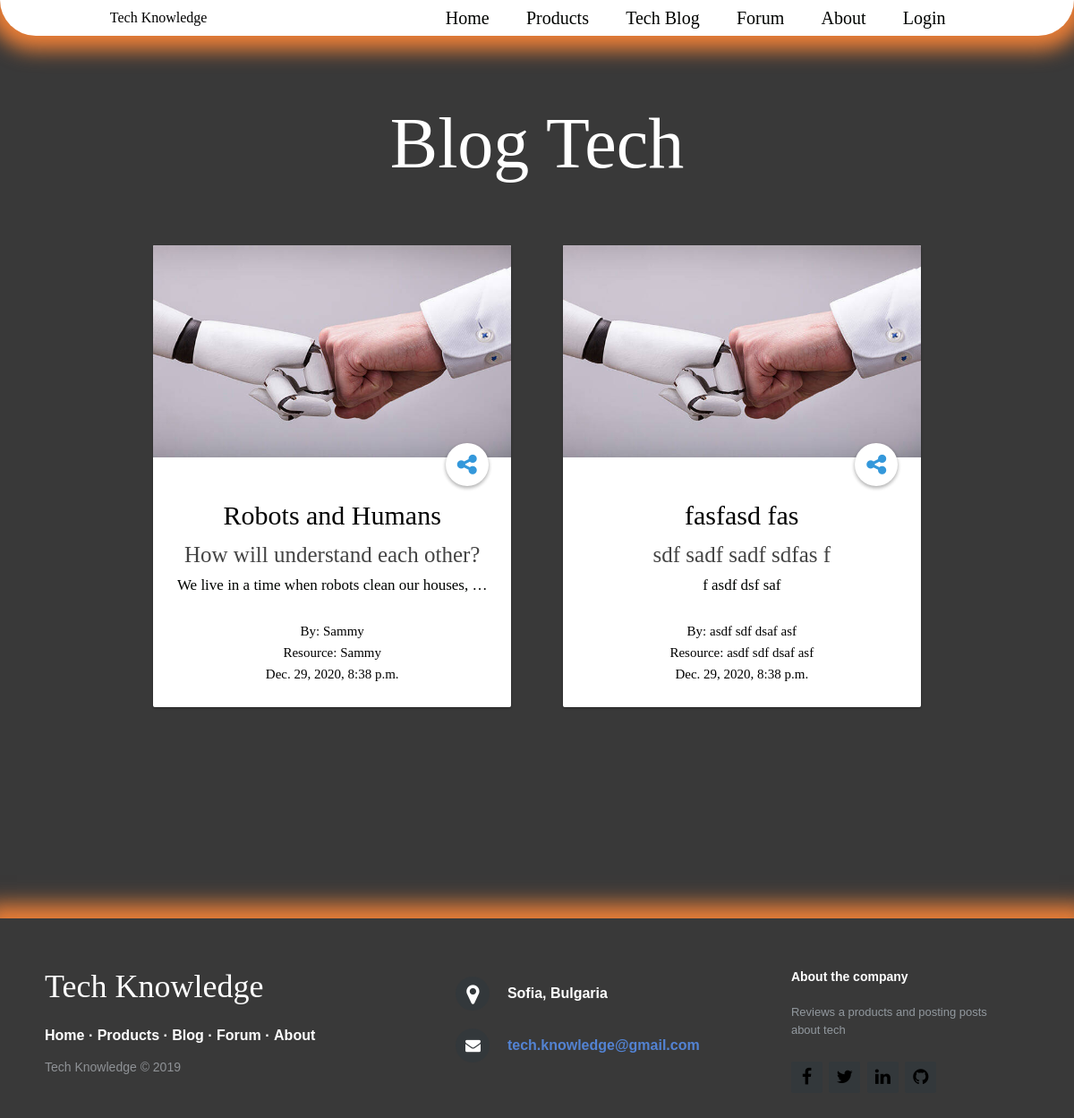
Screenshot of /blog/ with the database file from the repository.
### blog_app/models.py (models this page shows)
class Blog(models.Model):
    post_image = models.ImageField(upload_to='post_image')
    title = models.CharField(max_length=30)
    description = models.TextField()
    content = models.TextField()
    date = datetime.now()
    created_by = models.CharField(max_length=50)
    resources = models.CharField(max_length=100)

### blog_app/views.py (the view)
# urls.py: 2. Add a URL to urlpatterns:  path('blog/', include('blog.urls'))
def blog(request):
    blog_post = Blog.objects.all()
    return render(request, 'blog.html', {'blogs': blog_post})

### templates/blog.html (shortened to what this page needs)
{% extends 'common/site.html' %}
{% load static %}
{% block style %}
    <link rel="stylesheet" type="text/css" href="{% static 'css/blog.css' %}">
{% endblock %}
{% block site_content %}
    <div class="content blog-list">
        <h1>Blog Tech</h1>
        {% for post in blogs %}
            <div class="wrapper">
                <div class="card radius shadowDepth1">
                    <div class="card__image border-tlr-radius">
                        <img src="{{ post.post_image.url }}" alt="image" class="border-tlr-radius">
                    </div>
                    <div class="card__content card__padding">
                        <div class="card__share">
                            <a id="share" class="share-toggle share-icon" href="#"></a>
                        </div>
                        <div class="card__meta" style="margin-top: 15px;">
                            <a style="font-size: 30px;" href="{% url 'blog details' post.pk %}">{{ post.title }}</a>
                        </div>
                        <article class="card__article">
                            <h2 style="font-size: 25px;"><a
                                    href="{% url 'blog details' post.pk %}">{{ post.description }}</a></h2>
                            <p class="content-post">{{ post.content|safe|truncatewords:10 }}</p>
                        </article>
                    </div>
                    <div class="card__action">
                        <div class="card__author">
                            <div class="card__author-content">
                                By: <a href="#">{{ post.created_by }}</a>
                                <br>
                                Resource: <a href="#">{{ post.created_by }}</a>
                                <br>
                                <time>{{ post.date }}</time>
                            </div>
                        </div>
                    </div>
                </div>
            </div>
        {% endfor %}
    </div>
{% endblock %}

### static/css/blog.css (style rules this page uses)
.blog-list { font-weight: 400; font-size: 1.6em; line-height: 1.6; color: #666; margin-top: 10vh !important; text-align-last: center; }
a { text-decoration: none; color: #3498db; }
h2 { line-height: 1.2; margin-bottom: 1.6rem; }
.wrapper { max-width: 400px; margin: 50px auto; padding-left: 1em; padding-right: 1em; display: inline-flex; }
.border-tlr-radius { border-top-left-radius: 2px; border-top-right-radius: 2px; }
.radius { border-radius: 2px; }
.shadowDepth1 { box-shadow: 0 1px 3px rgba(0, 0, 0, 0.12), 0 1px 2px rgba(0, 0, 0, 0.24); }
.card { background-color: #fff; margin-bottom: 1.6rem; }
.card__padding { padding: 1.6rem; }
.card__image { min-height: 100px; background-color: #eee; }
.card__image img { width: 100%; max-width: 100%; display: block; }
.card__content { position: relative; }
.content-post { color: #000300; font-size: 17px; }
.card__article a { text-decoration: none; color: #444; transition: all 0.5s ease; }
.card__action { overflow: hidden; padding-right: 1.6rem; padding-left: 1.6rem; padding-bottom: 1.6rem; }
.card__author img, .card__author-content { display: inline-block; vertical-align: middle; font-size: 15px; }
.card__share { float: right; position: relative; margin-top: -42px; }
.share-toggle { z-index: 2; }
.share-toggle:before { content: "\f1e0"; color: #3498db; font-family: 'FontAwesome'; }
.share-icon { display: inline-block; width: 48px; height: 48px; line-height: 48px; text-align: center; border-radius: 50%; background-color: #fff; transition: all 0.3s ease; outline: 0; box-shadow: 0 2px 4px rgba(0, 0, 0, 0.12), 0 2px 4px rgba(0, 0, 0, 0.24); }

### static/css/clear.css (style rules this page uses)
html, body, div, span, applet, object, iframe, h1, h2, h3, h4, h5, h6, p, blockquote, pre, a, abbr, acronym, address, big, cite, code, del, dfn, em, img, ins, kbd, q, s, samp, small, strike, strong, sub, sup, tt, var, b, u, i, center, dl, dt, dd, ol, ul, li, fieldset, form, label, legend, table, caption, tbody, tfoot, thead, tr, th, td, article, aside, canvas, details, embed, figure, figcaption, footer, header, hgroup, menu, nav, output, ruby, section, summary, time, mark, audio, video { margin: 0; padding: 0; border: 0; color: black; font-size: 100%; font: inherit; text-decoration: none; vertical-align: baseline; }
article, aside, details, figcaption, figure, footer, header, hgroup, menu, nav, section { display: block; }
body { line-height: 1; }

### static/css/main.css (style rules this page uses)
html { scroll-behavior: smooth; }
body { background-color: #393939; }
.content { margin-top: 20vh; }
.content h1, p { color: white; }
.content h1 { font-size: 80px; text-align: center; }

### rows the page displays
Blog: post_image (picture), title "Robots and Humans", description "How will understand each other?", content "We live in a time when robots clean our houses, …", created_by "Sammy", date "Dec. 29, 2020, 8:38 p.m."
Blog: post_image (picture), title "fasfasd fas", description "sdf sadf sadf sdfas f", content "f asdf dsf saf", created_by "asdf sdf dsaf asf", date "Dec. 29, 2020, 8:38 p.m."
